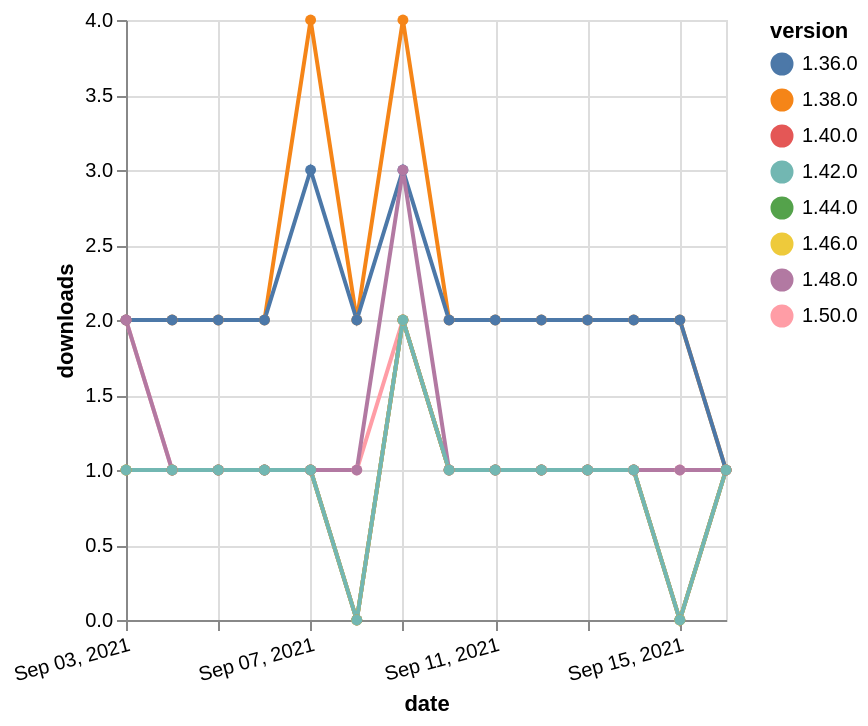

Vega-Lite specification stored for this chart:
### Vega-Lite specification from a JSON file in a GitHub repository (floating-point values rounded to 4 significant figures)
{"$schema": "https://vega.github.io/schema/vega-lite/v5.json", "description": "A simple bar chart with embedded data.", "data": {"values": [{"date": "2021-09-03", "total": 122, "delta": 2, "version": "1.50.0"}, {"date": "2021-09-04", "total": 123, "delta": 1, "version": "1.50.0"}, {"date": "2021-09-05", "total": 124, "delta": 1, "version": "1.50.0"}, {"date": "2021-09-06", "total": 125, "delta": 1, "version": "1.50.0"}, {"date": "2021-09-07", "total": 126, "delta": 1, "version": "1.50.0"}, {"date": "2021-09-08", "total": 127, "delta": 1, "version": "1.50.0"}, {"date": "2021-09-09", "total": 129, "delta": 2, "version": "1.50.0"}, {"date": "2021-09-10", "total": 130, "delta": 1, "version": "1.50.0"}, {"date": "2021-09-11", "total": 131, "delta": 1, "version": "1.50.0"}, {"date": "2021-09-12", "total": 132, "delta": 1, "version": "1.50.0"}, {"date": "2021-09-13", "total": 133, "delta": 1, "version": "1.50.0"}, {"date": "2021-09-14", "total": 134, "delta": 1, "version": "1.50.0"}, {"date": "2021-09-15", "total": 135, "delta": 1, "version": "1.50.0"}, {"date": "2021-09-16", "total": 136, "delta": 1, "version": "1.50.0"}, {"date": "2021-09-03", "total": 171, "delta": 1, "version": "1.44.0"}, {"date": "2021-09-04", "total": 172, "delta": 1, "version": "1.44.0"}, {"date": "2021-09-05", "total": 173, "delta": 1, "version": "1.44.0"}, {"date": "2021-09-06", "total": 174, "delta": 1, "version": "1.44.0"}, {"date": "2021-09-07", "total": 175, "delta": 1, "version": "1.44.0"}, {"date": "2021-09-08", "total": 175, "delta": 0, "version": "1.44.0"}, {"date": "2021-09-09", "total": 177, "delta": 2, "version": "1.44.0"}, {"date": "2021-09-10", "total": 178, "delta": 1, "version": "1.44.0"}, {"date": "2021-09-11", "total": 179, "delta": 1, "version": "1.44.0"}, {"date": "2021-09-12", "total": 180, "delta": 1, "version": "1.44.0"}, {"date": "2021-09-13", "total": 181, "delta": 1, "version": "1.44.0"}, {"date": "2021-09-14", "total": 182, "delta": 1, "version": "1.44.0"}, {"date": "2021-09-15", "total": 182, "delta": 0, "version": "1.44.0"}, {"date": "2021-09-16", "total": 183, "delta": 1, "version": "1.44.0"}, {"date": "2021-09-03", "total": 2501, "delta": 2, "version": "1.38.0"}, {"date": "2021-09-04", "total": 2503, "delta": 2, "version": "1.38.0"}, {"date": "2021-09-05", "total": 2505, "delta": 2, "version": "1.38.0"}, {"date": "2021-09-06", "total": 2507, "delta": 2, "version": "1.38.0"}, {"date": "2021-09-07", "total": 2511, "delta": 4, "version": "1.38.0"}, {"date": "2021-09-08", "total": 2513, "delta": 2, "version": "1.38.0"}, {"date": "2021-09-09", "total": 2517, "delta": 4, "version": "1.38.0"}, {"date": "2021-09-10", "total": 2519, "delta": 2, "version": "1.38.0"}, {"date": "2021-09-11", "total": 2521, "delta": 2, "version": "1.38.0"}, {"date": "2021-09-12", "total": 2523, "delta": 2, "version": "1.38.0"}, {"date": "2021-09-13", "total": 2525, "delta": 2, "version": "1.38.0"}, {"date": "2021-09-14", "total": 2527, "delta": 2, "version": "1.38.0"}, {"date": "2021-09-15", "total": 2529, "delta": 2, "version": "1.38.0"}, {"date": "2021-09-16", "total": 2530, "delta": 1, "version": "1.38.0"}, {"date": "2021-09-03", "total": 2380, "delta": 2, "version": "1.36.0"}, {"date": "2021-09-04", "total": 2382, "delta": 2, "version": "1.36.0"}, {"date": "2021-09-05", "total": 2384, "delta": 2, "version": "1.36.0"}, {"date": "2021-09-06", "total": 2386, "delta": 2, "version": "1.36.0"}, {"date": "2021-09-07", "total": 2389, "delta": 3, "version": "1.36.0"}, {"date": "2021-09-08", "total": 2391, "delta": 2, "version": "1.36.0"}, {"date": "2021-09-09", "total": 2394, "delta": 3, "version": "1.36.0"}, {"date": "2021-09-10", "total": 2396, "delta": 2, "version": "1.36.0"}, {"date": "2021-09-11", "total": 2398, "delta": 2, "version": "1.36.0"}, {"date": "2021-09-12", "total": 2400, "delta": 2, "version": "1.36.0"}, {"date": "2021-09-13", "total": 2402, "delta": 2, "version": "1.36.0"}, {"date": "2021-09-14", "total": 2404, "delta": 2, "version": "1.36.0"}, {"date": "2021-09-15", "total": 2406, "delta": 2, "version": "1.36.0"}, {"date": "2021-09-16", "total": 2407, "delta": 1, "version": "1.36.0"}, {"date": "2021-09-03", "total": 228, "delta": 1, "version": "1.40.0"}, {"date": "2021-09-04", "total": 229, "delta": 1, "version": "1.40.0"}, {"date": "2021-09-05", "total": 230, "delta": 1, "version": "1.40.0"}, {"date": "2021-09-06", "total": 231, "delta": 1, "version": "1.40.0"}, {"date": "2021-09-07", "total": 232, "delta": 1, "version": "1.40.0"}, {"date": "2021-09-08", "total": 232, "delta": 0, "version": "1.40.0"}, {"date": "2021-09-09", "total": 234, "delta": 2, "version": "1.40.0"}, {"date": "2021-09-10", "total": 235, "delta": 1, "version": "1.40.0"}, {"date": "2021-09-11", "total": 236, "delta": 1, "version": "1.40.0"}, {"date": "2021-09-12", "total": 237, "delta": 1, "version": "1.40.0"}, {"date": "2021-09-13", "total": 238, "delta": 1, "version": "1.40.0"}, {"date": "2021-09-14", "total": 239, "delta": 1, "version": "1.40.0"}, {"date": "2021-09-15", "total": 239, "delta": 0, "version": "1.40.0"}, {"date": "2021-09-16", "total": 240, "delta": 1, "version": "1.40.0"}, {"date": "2021-09-03", "total": 154, "delta": 1, "version": "1.46.0"}, {"date": "2021-09-04", "total": 155, "delta": 1, "version": "1.46.0"}, {"date": "2021-09-05", "total": 156, "delta": 1, "version": "1.46.0"}, {"date": "2021-09-06", "total": 157, "delta": 1, "version": "1.46.0"}, {"date": "2021-09-07", "total": 158, "delta": 1, "version": "1.46.0"}, {"date": "2021-09-08", "total": 158, "delta": 0, "version": "1.46.0"}, {"date": "2021-09-09", "total": 160, "delta": 2, "version": "1.46.0"}, {"date": "2021-09-10", "total": 161, "delta": 1, "version": "1.46.0"}, {"date": "2021-09-11", "total": 162, "delta": 1, "version": "1.46.0"}, {"date": "2021-09-12", "total": 163, "delta": 1, "version": "1.46.0"}, {"date": "2021-09-13", "total": 164, "delta": 1, "version": "1.46.0"}, {"date": "2021-09-14", "total": 165, "delta": 1, "version": "1.46.0"}, {"date": "2021-09-15", "total": 165, "delta": 0, "version": "1.46.0"}, {"date": "2021-09-16", "total": 166, "delta": 1, "version": "1.46.0"}, {"date": "2021-09-03", "total": 183, "delta": 2, "version": "1.48.0"}, {"date": "2021-09-04", "total": 184, "delta": 1, "version": "1.48.0"}, {"date": "2021-09-05", "total": 185, "delta": 1, "version": "1.48.0"}, {"date": "2021-09-06", "total": 186, "delta": 1, "version": "1.48.0"}, {"date": "2021-09-07", "total": 187, "delta": 1, "version": "1.48.0"}, {"date": "2021-09-08", "total": 188, "delta": 1, "version": "1.48.0"}, {"date": "2021-09-09", "total": 191, "delta": 3, "version": "1.48.0"}, {"date": "2021-09-10", "total": 192, "delta": 1, "version": "1.48.0"}, {"date": "2021-09-11", "total": 193, "delta": 1, "version": "1.48.0"}, {"date": "2021-09-12", "total": 194, "delta": 1, "version": "1.48.0"}, {"date": "2021-09-13", "total": 195, "delta": 1, "version": "1.48.0"}, {"date": "2021-09-14", "total": 196, "delta": 1, "version": "1.48.0"}, {"date": "2021-09-15", "total": 197, "delta": 1, "version": "1.48.0"}, {"date": "2021-09-16", "total": 198, "delta": 1, "version": "1.48.0"}, {"date": "2021-09-03", "total": 185, "delta": 1, "version": "1.42.0"}, {"date": "2021-09-04", "total": 186, "delta": 1, "version": "1.42.0"}, {"date": "2021-09-05", "total": 187, "delta": 1, "version": "1.42.0"}, {"date": "2021-09-06", "total": 188, "delta": 1, "version": "1.42.0"}, {"date": "2021-09-07", "total": 189, "delta": 1, "version": "1.42.0"}, {"date": "2021-09-08", "total": 189, "delta": 0, "version": "1.42.0"}, {"date": "2021-09-09", "total": 191, "delta": 2, "version": "1.42.0"}, {"date": "2021-09-10", "total": 192, "delta": 1, "version": "1.42.0"}, {"date": "2021-09-11", "total": 193, "delta": 1, "version": "1.42.0"}, {"date": "2021-09-12", "total": 194, "delta": 1, "version": "1.42.0"}, {"date": "2021-09-13", "total": 195, "delta": 1, "version": "1.42.0"}, {"date": "2021-09-14", "total": 196, "delta": 1, "version": "1.42.0"}, {"date": "2021-09-15", "total": 196, "delta": 0, "version": "1.42.0"}, {"date": "2021-09-16", "total": 197, "delta": 1, "version": "1.42.0"}]}, "width": "container", "mark": {"type": "line", "point": {"filled": true}}, "encoding": {"x": {"field": "date", "type": "temporal", "timeUnit": "yearmonthdate", "title": "date", "axis": {"labelAngle": -15}}, "y": {"field": "delta", "type": "quantitative", "title": "downloads"}, "color": {"field": "version", "type": "nominal"}, "tooltip": {"field": "delta"}}}
